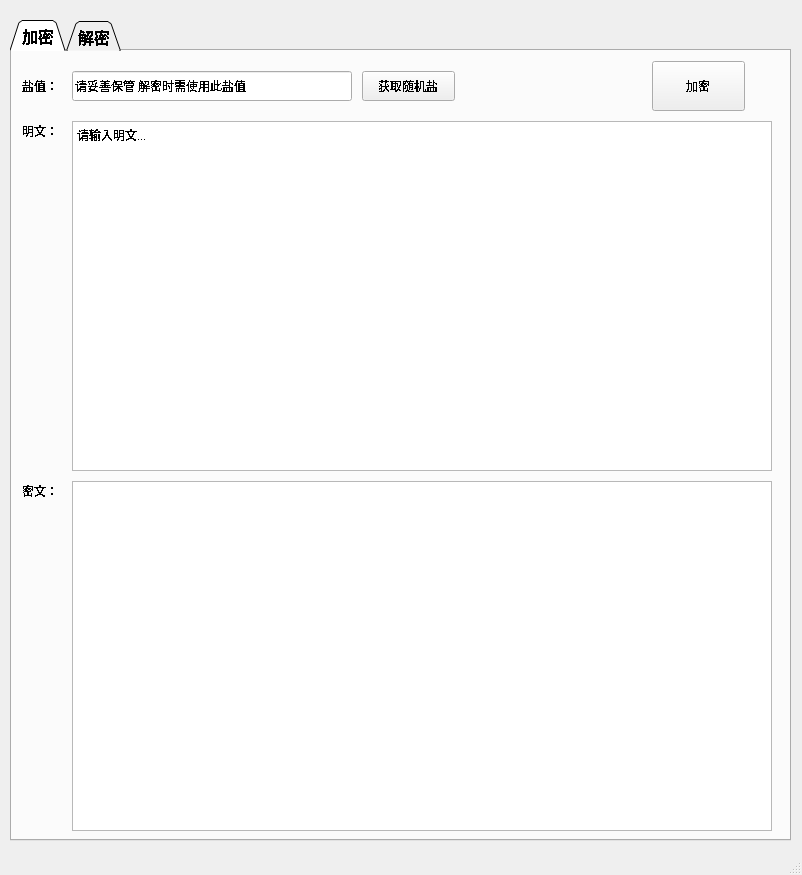
<?xml version="1.0" encoding="UTF-8"?>
<ui version="4.0">
 <class>MainWindow</class>
 <widget class="QMainWindow" name="MainWindow">
  <property name="geometry">
   <rect>
    <x>0</x>
    <y>0</y>
    <width>802</width>
    <height>875</height>
   </rect>
  </property>
  <property name="sizePolicy">
   <sizepolicy hsizetype="Preferred" vsizetype="Preferred">
    <horstretch>100</horstretch>
    <verstretch>0</verstretch>
   </sizepolicy>
  </property>
  <property name="minimumSize">
   <size>
    <width>802</width>
    <height>875</height>
   </size>
  </property>
  <property name="maximumSize">
   <size>
    <width>802</width>
    <height>875</height>
   </size>
  </property>
  <property name="sizeIncrement">
   <size>
    <width>100</width>
    <height>0</height>
   </size>
  </property>
  <property name="baseSize">
   <size>
    <width>100</width>
    <height>0</height>
   </size>
  </property>
  <property name="windowTitle">
   <string>数据加解密</string>
  </property>
  <property name="windowIcon">
   <iconset>
    <normaloff>D:/aaaa.ico</normaloff>D:/aaaa.ico</iconset>
  </property>
  <property name="dockOptions">
   <set>QMainWindow::AllowTabbedDocks|QMainWindow::AnimatedDocks|QMainWindow::GroupedDragging</set>
  </property>
  <widget class="QWidget" name="centralwidget">
   <widget class="QTabWidget" name="tabWidget">
    <property name="geometry">
     <rect>
      <x>10</x>
      <y>20</y>
      <width>781</width>
      <height>821</height>
     </rect>
    </property>
    <property name="minimumSize">
     <size>
      <width>661</width>
      <height>301</height>
     </size>
    </property>
    <property name="sizeIncrement">
     <size>
      <width>100</width>
      <height>0</height>
     </size>
    </property>
    <property name="baseSize">
     <size>
      <width>100</width>
      <height>0</height>
     </size>
    </property>
    <property name="font">
     <font>
      <pointsize>12</pointsize>
      <weight>75</weight>
      <italic>false</italic>
      <bold>true</bold>
      <underline>false</underline>
      <strikeout>false</strikeout>
      <stylestrategy>NoAntialias</stylestrategy>
      <kerning>false</kerning>
     </font>
    </property>
    <property name="cursor">
     <cursorShape>ArrowCursor</cursorShape>
    </property>
    <property name="mouseTracking">
     <bool>true</bool>
    </property>
    <property name="tabletTracking">
     <bool>false</bool>
    </property>
    <property name="focusPolicy">
     <enum>Qt::NoFocus</enum>
    </property>
    <property name="contextMenuPolicy">
     <enum>Qt::CustomContextMenu</enum>
    </property>
    <property name="acceptDrops">
     <bool>false</bool>
    </property>
    <property name="accessibleDescription">
     <string/>
    </property>
    <property name="layoutDirection">
     <enum>Qt::LeftToRight</enum>
    </property>
    <property name="autoFillBackground">
     <bool>false</bool>
    </property>
    <property name="styleSheet">
     <string notr="true"/>
    </property>
    <property name="tabPosition">
     <enum>QTabWidget::North</enum>
    </property>
    <property name="tabShape">
     <enum>QTabWidget::Triangular</enum>
    </property>
    <property name="currentIndex">
     <number>0</number>
    </property>
    <property name="iconSize">
     <size>
      <width>200</width>
      <height>20</height>
     </size>
    </property>
    <widget class="QWidget" name="tab">
     <attribute name="title">
      <string>加密</string>
     </attribute>
     <widget class="QTextEdit" name="textEdit_encode_minwen">
      <property name="geometry">
       <rect>
        <x>60</x>
        <y>70</y>
        <width>700</width>
        <height>350</height>
       </rect>
      </property>
      <property name="font">
       <font>
        <pointsize>9</pointsize>
        <weight>50</weight>
        <italic>false</italic>
        <bold>false</bold>
        <underline>false</underline>
        <strikeout>false</strikeout>
        <stylestrategy>NoAntialias</stylestrategy>
        <kerning>false</kerning>
       </font>
      </property>
      <property name="placeholderText">
       <string>请输入明文...</string>
      </property>
     </widget>
     <widget class="QLabel" name="label">
      <property name="geometry">
       <rect>
        <x>10</x>
        <y>70</y>
        <width>50</width>
        <height>20</height>
       </rect>
      </property>
      <property name="font">
       <font>
        <pointsize>9</pointsize>
        <weight>50</weight>
        <italic>false</italic>
        <bold>false</bold>
        <underline>false</underline>
        <strikeout>false</strikeout>
        <stylestrategy>NoAntialias</stylestrategy>
        <kerning>false</kerning>
       </font>
      </property>
      <property name="text">
       <string>明文：</string>
      </property>
     </widget>
     <widget class="QLabel" name="label_2">
      <property name="geometry">
       <rect>
        <x>10</x>
        <y>25</y>
        <width>50</width>
        <height>20</height>
       </rect>
      </property>
      <property name="font">
       <font>
        <pointsize>9</pointsize>
        <weight>50</weight>
        <italic>false</italic>
        <bold>false</bold>
        <underline>false</underline>
        <strikeout>false</strikeout>
        <stylestrategy>NoAntialias</stylestrategy>
        <kerning>false</kerning>
       </font>
      </property>
      <property name="text">
       <string>盐值：</string>
      </property>
     </widget>
     <widget class="QLineEdit" name="lineEdit_encode_salt">
      <property name="geometry">
       <rect>
        <x>60</x>
        <y>20</y>
        <width>280</width>
        <height>30</height>
       </rect>
      </property>
      <property name="font">
       <font>
        <pointsize>9</pointsize>
        <weight>50</weight>
        <italic>false</italic>
        <bold>false</bold>
        <underline>false</underline>
        <strikeout>false</strikeout>
        <stylestrategy>NoAntialias</stylestrategy>
        <kerning>false</kerning>
       </font>
      </property>
      <property name="maxLength">
       <number>12345678</number>
      </property>
      <property name="placeholderText">
       <string>请妥善保管 解密时需使用此盐值</string>
      </property>
     </widget>
     <widget class="QPushButton" name="pushButton_encode_get_random_salt">
      <property name="geometry">
       <rect>
        <x>350</x>
        <y>20</y>
        <width>93</width>
        <height>30</height>
       </rect>
      </property>
      <property name="font">
       <font>
        <pointsize>9</pointsize>
        <weight>50</weight>
        <italic>false</italic>
        <bold>false</bold>
        <underline>false</underline>
        <strikeout>false</strikeout>
        <stylestrategy>NoAntialias</stylestrategy>
        <kerning>false</kerning>
       </font>
      </property>
      <property name="text">
       <string>获取随机盐</string>
      </property>
     </widget>
     <widget class="QLabel" name="label_3">
      <property name="geometry">
       <rect>
        <x>10</x>
        <y>430</y>
        <width>50</width>
        <height>20</height>
       </rect>
      </property>
      <property name="font">
       <font>
        <pointsize>9</pointsize>
        <weight>50</weight>
        <italic>false</italic>
        <bold>false</bold>
        <underline>false</underline>
        <strikeout>false</strikeout>
        <stylestrategy>NoAntialias</stylestrategy>
        <kerning>false</kerning>
       </font>
      </property>
      <property name="text">
       <string>密文：</string>
      </property>
     </widget>
     <widget class="QTextBrowser" name="listView_encode_miwen">
      <property name="geometry">
       <rect>
        <x>60</x>
        <y>430</y>
        <width>700</width>
        <height>350</height>
       </rect>
      </property>
      <property name="font">
       <font>
        <pointsize>9</pointsize>
        <weight>50</weight>
        <italic>false</italic>
        <bold>false</bold>
        <underline>false</underline>
        <strikeout>false</strikeout>
        <stylestrategy>NoAntialias</stylestrategy>
        <kerning>false</kerning>
       </font>
      </property>
     </widget>
     <widget class="QPushButton" name="pushButton_encode">
      <property name="geometry">
       <rect>
        <x>640</x>
        <y>10</y>
        <width>93</width>
        <height>50</height>
       </rect>
      </property>
      <property name="font">
       <font>
        <pointsize>9</pointsize>
        <weight>50</weight>
        <italic>false</italic>
        <bold>false</bold>
        <underline>false</underline>
        <strikeout>false</strikeout>
        <stylestrategy>NoAntialias</stylestrategy>
        <kerning>false</kerning>
       </font>
      </property>
      <property name="text">
       <string>加密</string>
      </property>
     </widget>
     <zorder>pushButton_encode_get_random_salt</zorder>
     <zorder>textEdit_encode_minwen</zorder>
     <zorder>label</zorder>
     <zorder>label_2</zorder>
     <zorder>lineEdit_encode_salt</zorder>
     <zorder>label_3</zorder>
     <zorder>listView_encode_miwen</zorder>
     <zorder>pushButton_encode</zorder>
    </widget>
    <widget class="QWidget" name="tab_2">
     <attribute name="title">
      <string>解密</string>
     </attribute>
     <widget class="QPushButton" name="pushButton_decode">
      <property name="geometry">
       <rect>
        <x>640</x>
        <y>10</y>
        <width>93</width>
        <height>50</height>
       </rect>
      </property>
      <property name="font">
       <font>
        <pointsize>9</pointsize>
        <weight>50</weight>
        <italic>false</italic>
        <bold>false</bold>
        <underline>false</underline>
        <strikeout>false</strikeout>
        <stylestrategy>NoAntialias</stylestrategy>
        <kerning>false</kerning>
       </font>
      </property>
      <property name="text">
       <string>解密</string>
      </property>
     </widget>
     <widget class="QLineEdit" name="lineEdit_decode_salt">
      <property name="geometry">
       <rect>
        <x>60</x>
        <y>20</y>
        <width>280</width>
        <height>30</height>
       </rect>
      </property>
      <property name="font">
       <font>
        <pointsize>9</pointsize>
        <weight>50</weight>
        <italic>false</italic>
        <bold>false</bold>
        <underline>false</underline>
        <strikeout>false</strikeout>
        <stylestrategy>NoAntialias</stylestrategy>
        <kerning>false</kerning>
       </font>
      </property>
      <property name="maxLength">
       <number>12345678</number>
      </property>
      <property name="placeholderText">
       <string>加密时的盐值</string>
      </property>
     </widget>
     <widget class="QLabel" name="label_4">
      <property name="geometry">
       <rect>
        <x>10</x>
        <y>25</y>
        <width>50</width>
        <height>20</height>
       </rect>
      </property>
      <property name="font">
       <font>
        <pointsize>9</pointsize>
        <weight>50</weight>
        <italic>false</italic>
        <bold>false</bold>
        <underline>false</underline>
        <strikeout>false</strikeout>
        <stylestrategy>NoAntialias</stylestrategy>
        <kerning>false</kerning>
       </font>
      </property>
      <property name="text">
       <string>盐值：</string>
      </property>
     </widget>
     <widget class="QTextEdit" name="textEdit_decode_miwen">
      <property name="geometry">
       <rect>
        <x>60</x>
        <y>70</y>
        <width>700</width>
        <height>350</height>
       </rect>
      </property>
      <property name="font">
       <font>
        <pointsize>9</pointsize>
        <weight>50</weight>
        <italic>false</italic>
        <bold>false</bold>
        <underline>false</underline>
        <strikeout>false</strikeout>
        <stylestrategy>NoAntialias</stylestrategy>
        <kerning>false</kerning>
       </font>
      </property>
      <property name="placeholderText">
       <string>请输入密文...</string>
      </property>
     </widget>
     <widget class="QLabel" name="label_5">
      <property name="geometry">
       <rect>
        <x>10</x>
        <y>70</y>
        <width>50</width>
        <height>20</height>
       </rect>
      </property>
      <property name="font">
       <font>
        <pointsize>9</pointsize>
        <weight>50</weight>
        <italic>false</italic>
        <bold>false</bold>
        <underline>false</underline>
        <strikeout>false</strikeout>
        <stylestrategy>NoAntialias</stylestrategy>
        <kerning>false</kerning>
       </font>
      </property>
      <property name="text">
       <string>密文：</string>
      </property>
     </widget>
     <widget class="QTextBrowser" name="listView_decode_minwen">
      <property name="geometry">
       <rect>
        <x>60</x>
        <y>430</y>
        <width>700</width>
        <height>350</height>
       </rect>
      </property>
      <property name="font">
       <font>
        <pointsize>9</pointsize>
        <weight>50</weight>
        <italic>false</italic>
        <bold>false</bold>
        <underline>false</underline>
        <strikeout>false</strikeout>
        <stylestrategy>NoAntialias</stylestrategy>
        <kerning>false</kerning>
       </font>
      </property>
     </widget>
     <widget class="QLabel" name="label_6">
      <property name="geometry">
       <rect>
        <x>10</x>
        <y>430</y>
        <width>50</width>
        <height>20</height>
       </rect>
      </property>
      <property name="font">
       <font>
        <pointsize>9</pointsize>
        <weight>50</weight>
        <italic>false</italic>
        <bold>false</bold>
        <underline>false</underline>
        <strikeout>false</strikeout>
        <stylestrategy>NoAntialias</stylestrategy>
        <kerning>false</kerning>
       </font>
      </property>
      <property name="text">
       <string>明文：</string>
      </property>
     </widget>
    </widget>
   </widget>
  </widget>
  <widget class="QMenuBar" name="menubar">
   <property name="geometry">
    <rect>
     <x>0</x>
     <y>0</y>
     <width>802</width>
     <height>26</height>
    </rect>
   </property>
  </widget>
  <widget class="QStatusBar" name="statusbar"/>
 </widget>
 <resources/>
 <connections>
  <connection>
   <sender>pushButton_encode_get_random_salt</sender>
   <signal>clicked()</signal>
   <receiver>MainWindow</receiver>
   <slot>get_random_salt()</slot>
   <hints>
    <hint type="sourcelabel">
     <x>312</x>
     <y>98</y>
    </hint>
    <hint type="destinationlabel">
     <x>419</x>
     <y>354</y>
    </hint>
   </hints>
  </connection>
  <connection>
   <sender>pushButton_encode</sender>
   <signal>clicked()</signal>
   <receiver>MainWindow</receiver>
   <slot>encode()</slot>
   <hints>
    <hint type="sourcelabel">
     <x>708</x>
     <y>97</y>
    </hint>
    <hint type="destinationlabel">
     <x>419</x>
     <y>346</y>
    </hint>
   </hints>
  </connection>
  <connection>
   <sender>pushButton_decode</sender>
   <signal>clicked()</signal>
   <receiver>MainWindow</receiver>
   <slot>decode()</slot>
   <hints>
    <hint type="sourcelabel">
     <x>708</x>
     <y>98</y>
    </hint>
    <hint type="destinationlabel">
     <x>411</x>
     <y>440</y>
    </hint>
   </hints>
  </connection>
 </connections>
 <slots>
  <slot>get_random_salt()</slot>
  <slot>encode()</slot>
  <slot>decode()</slot>
 </slots>
</ui>
